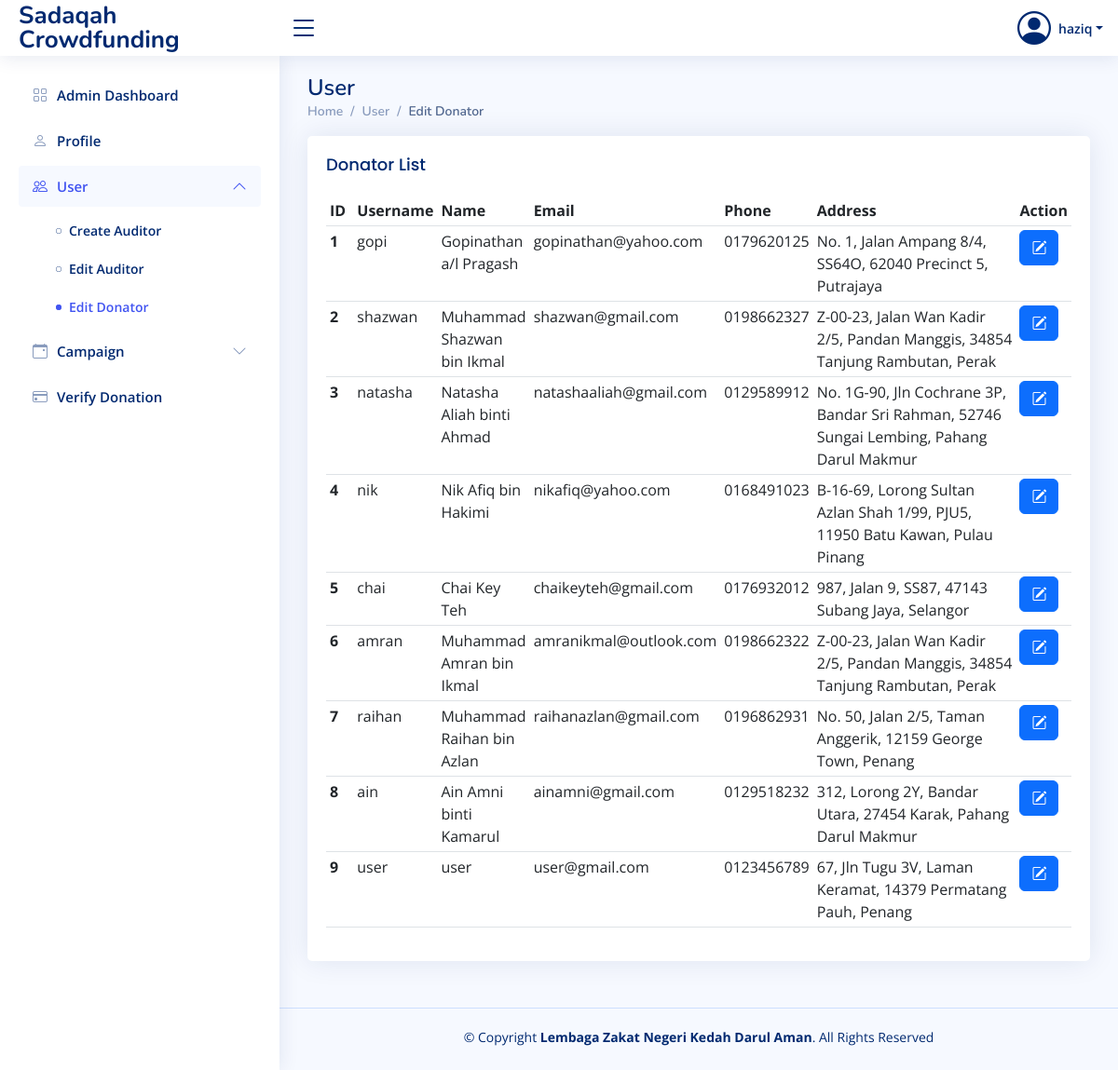
/php/admin/admin_edit_user.php?type=Donator (signed in), run on an earlier commit of the app's database.
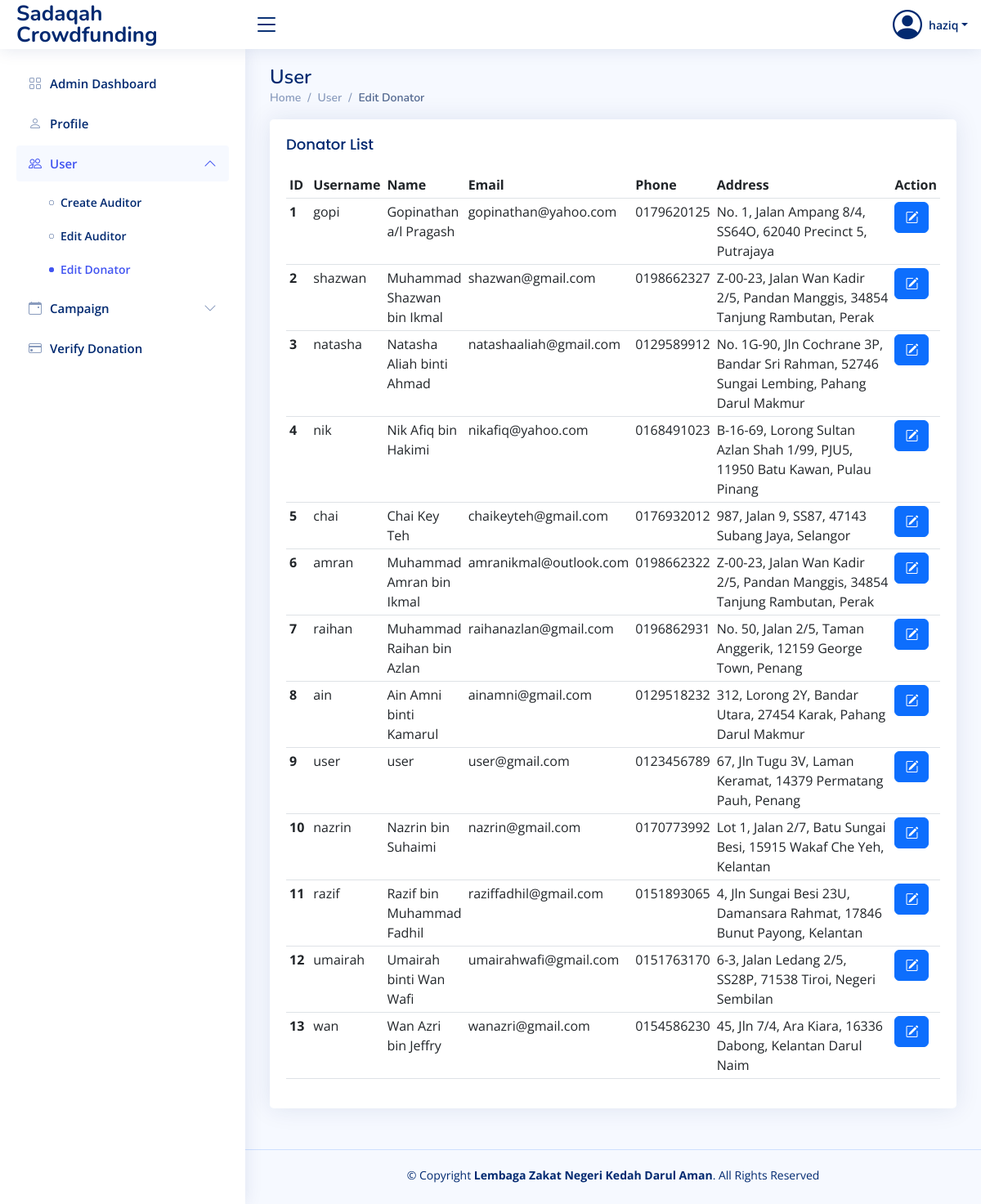
And on a later commit of the database.
### tables this page shows
CREATE TABLE `user` (
  `user_id` int(11) NOT NULL,
  `user_username` varchar(50) NOT NULL,
  `user_password` varchar(100) NOT NULL,
  `user_name` varchar(100) NOT NULL,
  `user_email` varchar(100) NOT NULL,
  `user_phone` varchar(20) NOT NULL,
  `user_address` varchar(100) NOT NULL,
  `user_level` int(11) NOT NULL
);

### php/admin/admin_edit_user.php (the view, shortened to what this page needs)
<!DOCTYPE html>
<html lang="en">
<head>
    <link href="https://cdn.jsdelivr.net/npm/bootstrap@5.2.2/dist/css/bootstrap.min.css" rel="stylesheet" />
    <link rel="stylesheet" href="https://cdn.jsdelivr.net/npm/bootstrap-icons@1.10.2/font/bootstrap-icons.css">
    <link rel="stylesheet" href="https://cdn.datatables.net/v/bs5/dt-1.13.1/datatables.min.css" />
    <link href="../../css/style.css" rel="stylesheet" />
    <link href="../../css/custom-css.css" rel="stylesheet" />
</head>
<body>
    <?php
    if (isset($_SESSION['user_id']) && $_SESSION['user_level'] == 1) {
        include_once '../dbcon.php';
        $query = "SELECT * FROM user WHERE user_id=?";
        $stmt = $con->prepare($query);
        $stmt->bind_param("i", $_SESSION['user_id']);
        $stmt->execute();
        $result = $stmt->get_result();
        $r = $result->fetch_assoc();
    } else {
        header("Location: ../user_logout.php");
    }
    ?>
    <header id="header" class="header fixed-top d-flex align-items-center">
        <div class="d-flex align-items-center justify-content-between">
            <a href="" class="logo d-flex align-items-center">
                <span class="d-none d-lg-block">Sadaqah Crowdfunding</span>
            </a>
            <i class="bi bi-list toggle-sidebar-btn"></i>
        </div>
        <nav class="header-nav ms-auto">
            <ul class="d-flex align-items-center">
                <li class="nav-item dropdown pe-3">
                    <a class="nav-link nav-profile d-flex align-items-center pe-0" href="#" data-bs-toggle="dropdown">
                        <i class="bi bi-person-circle" style="font-size: 36px"></i>
                        <span class="d-none d-md-block dropdown-toggle ps-2"><?php echo $r["user_username"]; ?></span>
                    </a>
                </li>
            </ul>
        </nav>
    </header>
    <aside id="sidebar" class="sidebar">
        <ul class="sidebar-nav" id="sidebar-nav">
            <li class="nav-item">
                <a class="nav-link collapsed" href="admin.php">
                    <i class="bi bi-grid"></i> <span>Admin Dashboard</span>
                </a>
            </li>
            <li class="nav-item">
                <a class="nav-link collapsed" href="admin_edit_profile.php">
                    <i class="bi bi-person"></i> <span>Profile</span>
                </a>
            </li>
            <li class="nav-item">
                <a class="nav-link" data-bs-target="#user-nav" data-bs-toggle="collapse" href="#">
                    <i class="bi bi-people"></i></i><span>User</span><i class="bi bi-chevron-down ms-auto"></i>
                </a>
                <ul id="user-nav" class="nav-content collapse show" data-bs-parent="#sidebar-nav">
                    <li>
                        <a href="admin_create_auditor.php">
                            <i class="bi bi-circle"></i><span>Create Auditor</span>
                        </a>
                    </li>
                    <li>
                        <a href=<?php
                                if (isset($_GET["type"]) && $_GET["type"] == 'Auditor') {
                                    echo '"admin_edit_user.php?type=Auditor" class="active"';
                                } else {
                                    echo '"admin_edit_user.php?type=Auditor"';
                                }
                                ?>>
                            <i class=" bi bi-circle"></i><span>Edit Auditor</span>
                        </a>
                    </li>
                    <li>
                        <a href=<?php
                                if (isset($_GET["type"]) && $_GET["type"] == 'Donator') {
                                    echo '"admin_edit_user.php?type=Donator" class="active"';
                                } else {
                                    echo '"admin_edit_user.php?type=Donator"';
                                }
                                ?>>
                            <i class=" bi bi-circle"></i><span>Edit Donator</span>
                        </a>
                    </li>
                </ul>
            </li>
            <li class="nav-item">
                <a class="nav-link collapsed" data-bs-target="#campaign-nav" data-bs-toggle="collapse" href="#">
                    <i class="bi bi-calendar-event"></i>
                    <span>Campaign</span>
                    <i class="bi bi-chevron-down ms-auto"></i>
                </a>
            </li>
            <li class="nav-item">
                <a class="nav-link collapsed" href="admin_verify_donation.php">
                    <i class="bi bi-credit-card"></i>
                    <span>Verify Donation</span>
                </a>
            </li>
        </ul>
    </aside>
    <main id="main" class="main">
        <div class="pagetitle">
            <h1>User</h1>
            <nav>
                <ol class="breadcrumb">
                    <li class="breadcrumb-item">
                        <a href="admin.php">Home</a>
                    </li>
                    <li class="breadcrumb-item">User</li>
                    <?php
                    $type = isset($_GET["type"]) && $_GET["type"] == 'Auditor' ? 'Auditor' : (isset($_GET["type"]) && $_GET["type"] == 'Donator' ? 'Donator' : '');
                    ?>
                    <li class="breadcrumb-item active">Edit <?php echo $type ?></li>
                </ol>
            </nav>
        </div>
        <section class="section">
            <div class="row">
                <div class="col-lg-12">
                    <div class="card">
                        <div class="card-body">
                            <div class="table-responsive">
                                <table class="table table-hover table-sm display" style="width:100%" id="adminEditUserTable">
                                    <?php
                                    if (isset($_GET["type"]) && $_GET["type"] == 'Auditor') {
                                        $user_level = 2;
                                        echo '<h5 class="card-title">Auditor List</h5>';
                                    } else if (isset($_GET["type"]) && $_GET["type"] == 'Donator') {
                                        $user_level = 3;
                                        echo '<h5 class="card-title">Donator List</h5>';
                                    }
                                    if (isset($_GET["type"]) && ($_GET["type"] == 'Auditor' || $_GET["type"] == 'Donator')) {
                                        include_once '../dbcon.php';
                                        $query = "SELECT * FROM user WHERE user_level=?";
                                        $stmt = $con->prepare($query);
                                        $stmt->bind_param("i", $user_level);
                                        $stmt->execute();
                                        $result = $stmt->get_result();
                                        $index = 1;
                                    ?>
                                        <thead>
                                            <tr>
                                                <th scope="col">ID&nbsp;</th>
                                                <th scope="col">Username</th>
                                                <th scope="col">Name</th>
                                                <th scope="col">Email</th>
                                                <th scope="col">Phone</th>
                                                <th scope="col" class="col-lg-5">Address</th>
                                                <th scope="col" class="no-sort">Action</th>
                                            </tr>
                                        </thead>
                                        <tbody>
                                            <?php while ($r = $result->fetch_assoc()) { ?>
                                                <tr>
                                                    <th scope="row">
                                                        <?php echo $index; ?>
                                                    </th>
                                                    <td>
                                                        <?php echo $r['user_username']; ?>
                                                    </td>
                                                    <td>
                                                        <?php echo $r['user_name']; ?>
                                                    </td>
                                                    <td>
                                                        <?php echo $r['user_email']; ?>
                                                    </td>
                                                    <td>
                                                        <?php echo $r['user_phone']; ?>
                                                    </td>
                                                    <td>
                                                        <?php echo $r['user_address']; ?>
                                                    </td>
                                                    <td>
                                                        <button class="btn btn-primary" type="button" data-bs-toggle="modal" data-bs-target="#edit-user-1-<?php echo $index ?>"><i class="bi bi-pencil-square" data-placement="bottom" title="Edit User" data-toggle="tooltip"></i></button>
                                                    </td>
                                                </tr>
                                            <?php
                                                $index++;
                                            }
                                            ?>
                                        </tbody>
                                    <?php
                                    }
                                    ?>
                                </table>
                            </div>
                        </div>
                    </div>
                </div>
            </div>
        </section>
    </main>
    <footer id="footer" class="footer">
        <div class="copyright">
            &copy; Copyright <strong><span>Lembaga Zakat Negeri Kedah Darul Aman</span></strong>. All Rights Reserved
        </div>
        <div class="credits"></div>
    </footer>
</body>
</html>

### css/style.css (style rules this page uses)
:root { scroll-behavior: smooth; }
body { font-family: "Open Sans", sans-serif; background: #f6f9ff; color: #444444; }
a { color: #4154f1; text-decoration: none; }
h1, h2, h3, h4, h5, h6 { font-family: "Nunito", sans-serif; }
#main { margin-top: 60px; padding: 20px 30px; transition: all 0.3s; }
.pagetitle { margin-bottom: 10px; }
.pagetitle h1 { font-size: 24px; margin-bottom: 0; font-weight: 600; color: #012970; }
.card { margin-bottom: 30px; border: none; border-radius: 5px; box-shadow: 0px 0 30px rgba(1, 41, 112, 0.1); }
.card-title { padding: 20px 0 15px 0; font-size: 18px; font-weight: 500; color: #012970; font-family: "Poppins", sans-serif; }
.card-body { padding: 0 20px 20px 20px; }
.breadcrumb { font-size: 14px; font-family: "Nunito", sans-serif; color: #899bbd; font-weight: 600; }
.breadcrumb a { color: #899bbd; transition: 0.3s; }
.breadcrumb .breadcrumb-item::before { color: #899bbd; }
.breadcrumb .active { color: #51678f; font-weight: 600; }
.logo { line-height: 1; }
@media (min-width: 1200px) { .logo { width: 280px; } }
.logo span { font-size: 26px; font-weight: 700; color: #012970; font-family: "Nunito", sans-serif; }
.header { transition: all 0.5s; z-index: 997; height: 60px; box-shadow: 0px 2px 20px rgba(1, 41, 112, 0.1); background-color: #fff; padding-left: 20px; }
.header .toggle-sidebar-btn { font-size: 32px; padding-left: 10px; cursor: pointer; color: #012970; }
.header-nav ul { list-style: none; }
.header-nav > ul { margin: 0; padding: 0; }
.header-nav .nav-profile { color: #012970; }
.header-nav .nav-profile span { font-size: 14px; font-weight: 600; }
.sidebar { position: fixed; top: 60px; left: 0; bottom: 0; width: 300px; z-index: 996; transition: all 0.3s; padding: 20px; overflow-y: auto; scrollbar-width: thin; scrollbar-color: #aab7cf transparent; box-shadow: 0px 0px 20px rgba(1, 41, 112, 0.1); background-color: #fff; }
@media (min-width: 1200px) { #main, #footer { margin-left: 300px; } }
.sidebar-nav { padding: 0; margin: 0; list-style: none; }
.sidebar-nav li { padding: 0; margin: 0; list-style: none; }
.sidebar-nav .nav-item { margin-bottom: 5px; }
.sidebar-nav .nav-link { display: flex; align-items: center; font-size: 15px; font-weight: 600; color: #4154f1; transition: 0.3; background: #f6f9ff; padding: 10px 15px; border-radius: 4px; }
.sidebar-nav .nav-link i { font-size: 16px; margin-right: 10px; color: #4154f1; }
.sidebar-nav .nav-link.collapsed { color: #012970; background: #fff; }
.sidebar-nav .nav-link.collapsed i { color: #899bbd; }
.sidebar-nav .nav-link .bi-chevron-down { margin-right: 0; transition: transform 0.2s ease-in-out; }
.sidebar-nav .nav-link:not(.collapsed) .bi-chevron-down { transform: rotate(180deg); }
.sidebar-nav .nav-content { padding: 5px 0 0 0; margin: 0; list-style: none; }
.sidebar-nav .nav-content a { display: flex; align-items: center; font-size: 14px; font-weight: 600; color: #012970; transition: 0.3; padding: 10px 0 10px 40px; transition: 0.3s; }
.sidebar-nav .nav-content a i { font-size: 6px; margin-right: 8px; line-height: 0; border-radius: 50%; }
.sidebar-nav .nav-content a:hover, .sidebar-nav .nav-content a.active { color: #4154f1; }
.sidebar-nav .nav-content a.active i { background-color: #4154f1; }
.footer { padding: 20px 0; font-size: 14px; transition: all 0.3s; border-top: 1px solid #cddfff; }
.footer .copyright { text-align: center; color: #012970; }
.footer .credits { padding-top: 5px; text-align: center; font-size: 13px; color: #012970; }

### css/custom-css.css (style rules this page uses)
a { text-decoration: none; }

What changed in the data, as far as the page shows it:
added user: user_username "nazrin", user_name "Nazrin bin Suhaimi", user_email "nazrin@gmail.com", user_phone "0170773992", user_address "Lot 1, Jalan 2/7, Batu Sungai Besi, 15915 Wakaf Che Yeh, Kelantan"
added user: user_username "razif", user_name "Razif bin Muhammad Fadhil", user_email "raziffadhil@gmail.com", user_phone "0151893065", user_address "4, Jln Sungai Besi 23U, Damansara Rahmat, 17846 Bunut Payong, Kelantan"
added user: user_username "umairah", user_name "Umairah binti Wan Wafi", user_email "umairahwafi@gmail.com", user_phone "0151763170", user_address "6-3, Jalan Ledang 2/5, SS28P, 71538 Tiroi, Negeri Sembilan"
added user: user_username "wan", user_name "Wan Azri bin Jeffry", user_email "wanazri@gmail.com", user_phone "0154586230", user_address "45, Jln 7/4, Ara Kiara, 16336 Dabong, Kelantan Darul Naim"
